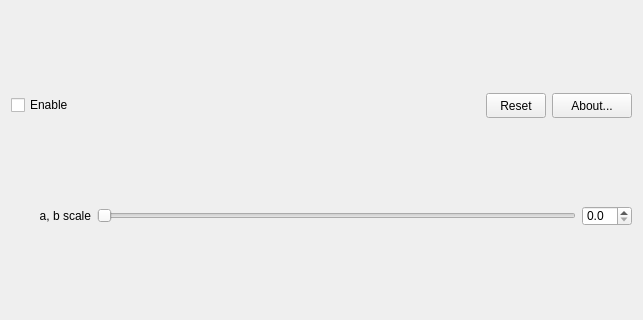
<?xml version="1.0" encoding="UTF-8"?>
<ui version="4.0">
 <class>LabCurves</class>
 <widget class="SettingsWidget" name="LabCurves">
  <property name="geometry">
   <rect>
    <x>0</x>
    <y>0</y>
    <width>643</width>
    <height>320</height>
   </rect>
  </property>
  <property name="windowTitle">
   <string notr="true">LabCurves</string>
  </property>
  <property name="layoutDirection">
   <enum>Qt::LeftToRight</enum>
  </property>
  <property name="autoFillBackground">
   <bool>false</bool>
  </property>
  <property name="BIBBLE_PLUGIN_NAME" stdset="0">
   <string notr="true">LabCurves</string>
  </property>
  <property name="BIBBLE_PLUGIN_GROUP" stdset="0">
   <string notr="true">LabCurves</string>
  </property>
  <layout class="QGridLayout" name="gridLayout">
   <item row="0" column="0">
    <layout class="QHBoxLayout" name="horizontalLayout">
     <property name="sizeConstraint">
      <enum>QLayout::SetDefaultConstraint</enum>
     </property>
     <item>
      <widget class="QCheckBox" name="enable_checkbox">
       <property name="minimumSize">
        <size>
         <width>75</width>
         <height>0</height>
        </size>
       </property>
       <property name="toolTip">
        <string/>
       </property>
       <property name="layoutDirection">
        <enum>Qt::LeftToRight</enum>
       </property>
       <property name="text">
        <string>Enable</string>
       </property>
      </widget>
     </item>
     <item>
      <widget class="QPushButton" name="reset_button">
       <property name="sizePolicy">
        <sizepolicy hsizetype="Fixed" vsizetype="Fixed">
         <horstretch>0</horstretch>
         <verstretch>0</verstretch>
        </sizepolicy>
       </property>
       <property name="maximumSize">
        <size>
         <width>60</width>
         <height>25</height>
        </size>
       </property>
       <property name="toolTip">
        <string>Disable filter and reset parameter values</string>
       </property>
       <property name="layoutDirection">
        <enum>Qt::LeftToRight</enum>
       </property>
       <property name="text">
        <string>Reset</string>
       </property>
      </widget>
     </item>
     <item>
      <widget class="QPushButton" name="about_button">
       <property name="sizePolicy">
        <sizepolicy hsizetype="Fixed" vsizetype="Fixed">
         <horstretch>0</horstretch>
         <verstretch>0</verstretch>
        </sizepolicy>
       </property>
       <property name="minimumSize">
        <size>
         <width>80</width>
         <height>25</height>
        </size>
       </property>
       <property name="maximumSize">
        <size>
         <width>60</width>
         <height>25</height>
        </size>
       </property>
       <property name="toolTip">
        <string>Displays infos about the plugin</string>
       </property>
       <property name="text">
        <string>About...</string>
       </property>
      </widget>
     </item>
    </layout>
   </item>
   <item row="1" column="0">
    <layout class="QGridLayout" name="gridLayout_2">
     <item row="0" column="4">
      <widget class="QDoubleSpinBox" name="scale_edit">
       <property name="minimumSize">
        <size>
         <width>42</width>
         <height>20</height>
        </size>
       </property>
       <property name="maximumSize">
        <size>
         <width>50</width>
         <height>20</height>
        </size>
       </property>
       <property name="decimals">
        <number>1</number>
       </property>
       <property name="minimum">
        <double>0.000000000000000</double>
       </property>
       <property name="maximum">
        <double>100.000000000000000</double>
       </property>
       <property name="singleStep">
        <double>0.100000000000000</double>
       </property>
       <property name="value">
        <double>0.000000000000000</double>
       </property>
      </widget>
     </item>
     <item row="0" column="3">
      <widget class="QSlider" name="scale_slider">
       <property name="styleSheet">
        <string notr="true">QSlider::groove:horizontal {border-image: url(:/images/slider_amp.png)0 18 0 18;}</string>
       </property>
       <property name="minimum">
        <number>0</number>
       </property>
       <property name="maximum">
        <number>10000</number>
       </property>
       <property name="singleStep">
        <number>10</number>
       </property>
       <property name="pageStep">
        <number>100</number>
       </property>
       <property name="value">
        <number>0</number>
       </property>
       <property name="sliderPosition">
        <number>0</number>
       </property>
       <property name="orientation">
        <enum>Qt::Horizontal</enum>
       </property>
      </widget>
     </item>
     <item row="0" column="0">
      <widget class="QLabel" name="scale_label">
       <property name="sizePolicy">
        <sizepolicy hsizetype="Fixed" vsizetype="Preferred">
         <horstretch>0</horstretch>
         <verstretch>0</verstretch>
        </sizepolicy>
       </property>
       <property name="minimumSize">
        <size>
         <width>80</width>
         <height>18</height>
        </size>
       </property>
       <property name="maximumSize">
        <size>
         <width>60</width>
         <height>18</height>
        </size>
       </property>
       <property name="text">
        <string>a, b scale</string>
       </property>
       <property name="alignment">
        <set>Qt::AlignRight|Qt::AlignTrailing|Qt::AlignVCenter</set>
       </property>
      </widget>
     </item>
    </layout>
   </item>
  </layout>
 </widget>
 <customwidgets>
  <customwidget>
   <class>SettingsWidget</class>
   <extends>QWidget</extends>
   <header>settingswidget.h</header>
   <container>1</container>
   <slots>
    <slot>setOption(int)</slot>
    <slot>setOption(QString)</slot>
    <slot>setOption(bool)</slot>
    <slot>buttonClick()</slot>
   </slots>
  </customwidget>
 </customwidgets>
 <resources/>
 <connections>
  <connection>
   <sender>enable_checkbox</sender>
   <signal>toggled(bool)</signal>
   <receiver>LabCurves</receiver>
   <slot>setOption(bool)</slot>
   <hints>
    <hint type="sourcelabel">
     <x>68</x>
     <y>82</y>
    </hint>
    <hint type="destinationlabel">
     <x>268</x>
     <y>131</y>
    </hint>
   </hints>
  </connection>
  <connection>
   <sender>scale_slider</sender>
   <signal>valueChanged(int)</signal>
   <receiver>LabCurves</receiver>
   <slot>setOption(int)</slot>
   <hints>
    <hint type="sourcelabel">
     <x>296</x>
     <y>129</y>
    </hint>
    <hint type="destinationlabel">
     <x>268</x>
     <y>131</y>
    </hint>
   </hints>
  </connection>
  <connection>
   <sender>scale_edit</sender>
   <signal>valueChanged(QString)</signal>
   <receiver>LabCurves</receiver>
   <slot>setOption(QString)</slot>
   <hints>
    <hint type="sourcelabel">
     <x>492</x>
     <y>159</y>
    </hint>
    <hint type="destinationlabel">
     <x>268</x>
     <y>131</y>
    </hint>
   </hints>
  </connection>
  <connection>
   <sender>reset_button</sender>
   <signal>clicked()</signal>
   <receiver>LabCurves</receiver>
   <slot>buttonClick()</slot>
   <hints>
    <hint type="sourcelabel">
     <x>421</x>
     <y>49</y>
    </hint>
    <hint type="destinationlabel">
     <x>268</x>
     <y>131</y>
    </hint>
   </hints>
  </connection>
 </connections>
</ui>
